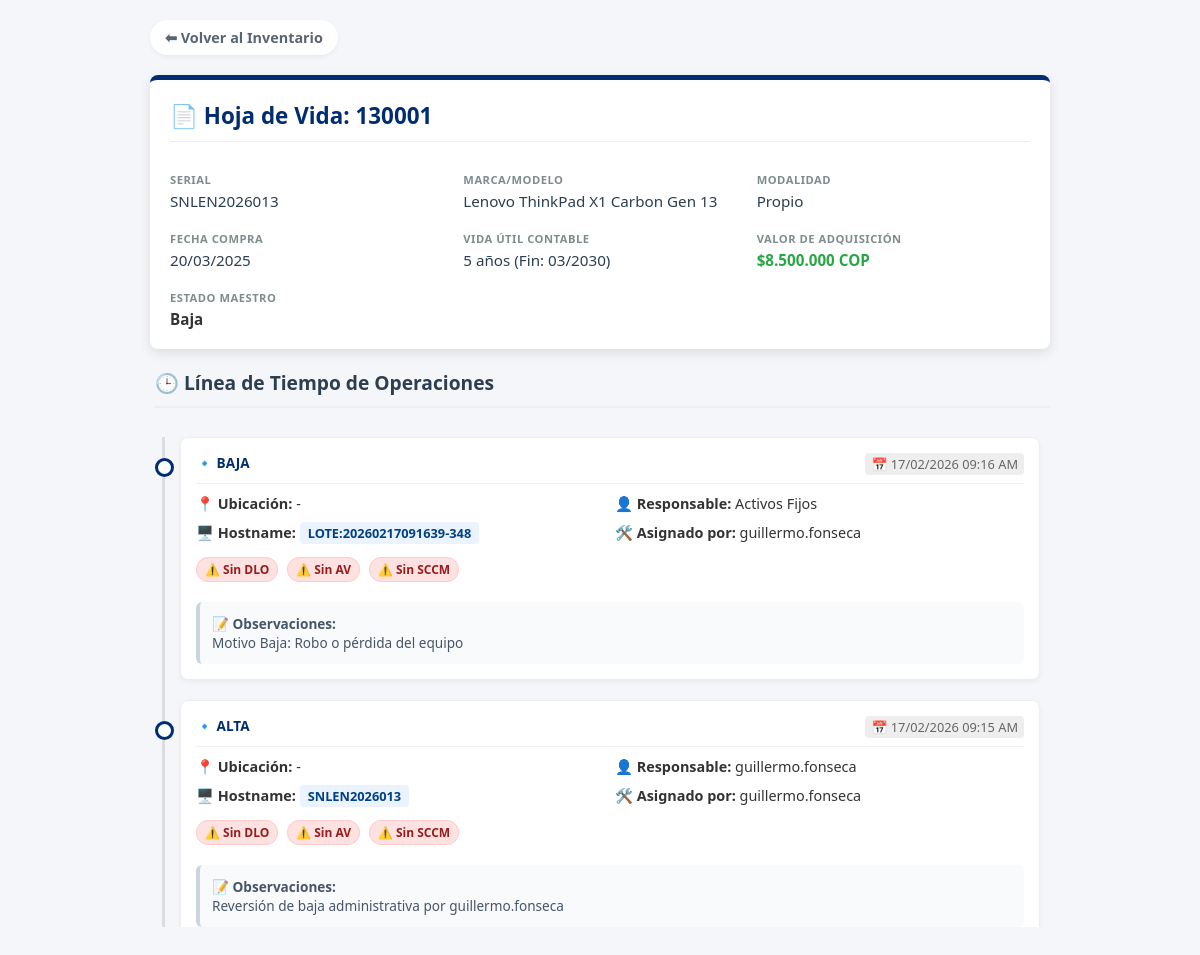
Screenshot of /_historico/historial_V3.php?serial=SNLEN2026013 with the database file from the repository.
### tables this page shows
CREATE TABLE `equipos` (
  `id_equipo` int NOT NULL AUTO_INCREMENT COMMENT 'Identificador único interno (PK)',
  `serial` varchar(30) NOT NULL COMMENT 'Número de serie único de fábrica (UNIQUE). Llave natural para trazabilidad.',
  `placa_ur` varchar(50) NOT NULL COMMENT 'Placa patrimonial Universidad del Rosario (UNIQUE). Código de activo fijo.',
  `marca` varchar(100) DEFAULT NULL COMMENT 'Fabricante del equipo (ej: HP, Lenovo, Dell)',
  `modelo` varchar(150) DEFAULT NULL COMMENT 'Modelo específico del equipo (ej: EliteBook 845 G11)',
  `vida_util` tinyint unsigned NOT NULL DEFAULT '0' COMMENT 'Vida útil en años para depreciación contable (0 = sin definir)',
  `precio` decimal(12,2) NOT NULL DEFAULT '0.00' COMMENT 'Valor de adquisición en USD para control patrimonial',
  `fecha_compra` date NOT NULL COMMENT 'Fecha de adquisición del equipo',
  `modalidad` enum('Propio','Leasing','Proyecto') NOT NULL COMMENT 'Forma de adquisición: Propio=comprado, Leasing=arrendado, Proyecto=financiado por proyecto específico',
  `estado_maestro` enum('Alta','Baja') NOT NULL DEFAULT 'Alta' COMMENT 'Alta=disponible para asignación, Baja=fuera de servicio definitivo.',
  `creado_en` timestamp NULL DEFAULT CURRENT_TIMESTAMP COMMENT 'Timestamp de creación del registro',
  PRIMARY KEY (`id_equipo`),
  UNIQUE KEY `placa_ur` (`placa_ur`),
  UNIQUE KEY `serial` (`serial`),
  KEY `idx_equipos_id_estado` (`id_equipo` DESC,`estado_maestro`)
);

CREATE TABLE `bitacora` (
  `id_evento` int NOT NULL AUTO_INCREMENT COMMENT 'Identificador único del evento (PK)',
  `serial_equipo` varchar(30) NOT NULL COMMENT 'Serial del equipo (FK a equipos.serial). Trazabilidad del activo.',
  `id_lugar` int NOT NULL,
  `hostname` varchar(100) DEFAULT 'PENDIENTE' COMMENT 'Nombre de equipo en red Active Directory. Puede cambiar si hay reimaging.',
  `sede` varchar(150) DEFAULT NULL,
  `ubicacion` varchar(150) DEFAULT NULL,
  `campo_adic1` varchar(255) DEFAULT NULL COMMENT 'Campo adicional flexible para información contextual del evento',
  `desc_evento` varchar(255) NOT NULL COMMENT 'Descripción textual del evento (ej: "Asignación de equipo por renovación")',
  `correo_responsable` varchar(100) NOT NULL COMMENT 'Correo del responsable final del equipo (FK a usuarios_sistema.correo_ldap). DEBE existir en usuarios_sistema.',
  `responsable_secundario` varchar(100) DEFAULT NULL COMMENT 'Correo de responsable secundario opcional (ej: supervisor, co-responsable)',
  `check_sccm` tinyint(1) NOT NULL DEFAULT '0' COMMENT 'Validación: equipo registrado en System Center Configuration Manager (0=No, 1=Sí)',
  `check_dlo` tinyint(1) NOT NULL DEFAULT '0' COMMENT 'Validación: equipo tiene Data Lifecycle Optimizer configurado (0=No, 1=Sí)',
  `check_antivirus` tinyint(1) NOT NULL DEFAULT '0' COMMENT 'Validación: equipo tiene antivirus activo y actualizado (0=No, 1=Sí)',
  `fecha_evento` datetime NOT NULL DEFAULT CURRENT_TIMESTAMP COMMENT 'Timestamp exacto del evento',
  `tipo_evento` enum('Alta','Alistamiento','Asignación','Devolución','Baja','Asignacion_Masiva') NOT NULL COMMENT 'Tipo de movimiento: Alta=ingreso inicial, Alistamiento=preparación técnica, Asignación=entrega a usuario, Devolución=regreso a bodega, Baja=retiro definitivo, Asignacion_Masiva=múltiples equipos simultáneos',
  `tecnico_responsable` varchar(150) DEFAULT NULL COMMENT 'Correo del técnico que registra el evento. Puede ser NULL. No tiene FK para permitir valores como "SYSTEM".',
  PRIMARY KEY (`id_evento`),
  KEY `fk_bitacora_lugar` (`id_lugar`),
  KEY `idx_bitacora_serial_evento` (`serial_equipo`,`id_evento` DESC),
  KEY `idx_bitacora_responsable` (`correo_responsable`),
  CONSTRAINT `fk_bitacora_equipos` FOREIGN KEY (`serial_equipo`) REFERENCES `equipos` (`serial`) ON UPDATE CASCADE,
  CONSTRAINT `fk_bitacora_lugar` FOREIGN KEY (`id_lugar`) REFERENCES `lugares` (`id`)
);

### _historico/historial_V3.php (the view, shortened to what this page needs)
<?php
require_once '../core/db.php';
$serial = $_GET['serial'] ?? null;
try {
    $stmt_eq = $pdo->prepare("SELECT * FROM equipos WHERE serial = ?");
    $stmt_eq->execute([$serial]);
    $equipo = $stmt_eq->fetch(PDO::FETCH_ASSOC);
    $fecha_compra = new DateTime($equipo['fecha_compra']);
    $vida_util_años = (int)$equipo['vida_util'];
    $fecha_fin_vida = clone $fecha_compra;
    $fecha_fin_vida->modify("+$vida_util_años years");
    $stmt_hist = $pdo->prepare("SELECT * FROM bitacora WHERE serial_equipo = ? ORDER BY fecha_evento DESC");
    $stmt_hist->execute([$serial]);
    $historial = $stmt_hist->fetchAll(PDO::FETCH_ASSOC);
} catch (PDOException $e) {
    die("Error técnico: " . $e->getMessage());
}
?>
<!DOCTYPE html>
<html lang="es">
<head>
</head>
<body>
<div class="container">
    <a href="inventario.php" class="btn-back">⬅ Volver al Inventario</a>
    <div class="info-card">
        <h2>📄 Hoja de Vida: <?= htmlspecialchars($equipo['placa_ur']) ?></h2>
        <div class="data-point"><label>Serial</label> <span><?= htmlspecialchars($equipo['serial']) ?></span></div>
        <div class="data-point"><label>Marca/Modelo</label> <span><?= htmlspecialchars($equipo['marca']." ".$equipo['modelo']) ?></span></div>
        <div class="data-point"><label>Modalidad</label> <span><?= htmlspecialchars($equipo['modalidad']) ?></span></div>
        <div class="data-point"><label>Fecha Compra</label> <span><?= date('d/m/Y', strtotime($equipo['fecha_compra'])) ?></span></div>
        <div class="data-point">
            <label>Vida Útil Contable</label>
            <span><?= $vida_util_años ?> años (Fin: <?= $fecha_fin_vida->format('m/Y') ?>)</span>
        </div>
        <div class="data-point">
            <label>Valor de Adquisición</label>
            <span class="price-tag">$<?= number_format($equipo['precio'], 0, ',', '.') ?> COP</span>
        </div>
        <div class="data-point"><label>Estado Maestro</label> <strong><?= $equipo['estado_maestro'] ?></strong></div>
    </div>
    <h3 style="color:#2c3e50; margin-left: 5px; font-size: 1.2rem; border-bottom: 2px solid #eee; padding-bottom: 10px;">
        🕒 Línea de Tiempo de Operaciones
    </h3>
    <div class="timeline-container">
        <div class="timeline">
            <?php foreach ($historial as $ev): ?>
            <div class="event-card">
                <div class="event-header">
                    <span class="event-type">🔹 <?= htmlspecialchars($ev['tipo_evento']) ?></span>
                    <span class="event-date">📅 <?= date('d/m/Y h:i A', strtotime($ev['fecha_evento'])) ?></span>
                </div>
                <div class="event-details">
                    <div><strong>📍 Ubicación:</strong> <?= htmlspecialchars($ev['sede']." - ".$ev['ubicacion']) ?></div>
                    <div><strong>👤 Responsable:</strong> <span style="word-break: break-all;"><?= htmlspecialchars($ev['correo_responsable']) ?></span></div>
                    <div><strong>🖥️ Hostname:</strong> <span class="badge"><?= htmlspecialchars($ev['hostname'] ?? 'N/A') ?></span></div>
                    <div><strong>🛠️ Asignado por:</strong> <?= htmlspecialchars($ev['tecnico_responsable']) ?></div>
                    <div style="grid-column: 1 / -1; margin-top:5px;">
                        <?php if($ev['check_dlo']): ?>
                            <span class="comp-badge comp-ok">✅ DLO OK</span>
                        <?php else: ?>
                            <span class="comp-badge comp-fail">⚠️ Sin DLO</span>
                        <?php endif; ?>
                        <?php if($ev['check_antivirus']): ?>
                            <span class="comp-badge comp-ok">✅ AV OK</span>
                        <?php else: ?>
                            <span class="comp-badge comp-fail">⚠️ Sin AV</span>
                        <?php endif; ?>
                        <?php if($ev['check_sccm']): ?>
                            <span class="comp-badge comp-ok">✅ SCCM OK</span>
                        <?php else: ?>
                            <span class="comp-badge comp-fail">⚠️ Sin SCCM</span>
                        <?php endif; ?>
                    </div>
                    <div class="obs-box">
                        <strong>📝 Observaciones:</strong><br>
                        <?= !empty($ev['desc_evento']) ? nl2br(htmlspecialchars($ev['desc_evento'])) : '<em style="color:#999">Sin detalles registrados.</em>' ?>
                    </div>
                </div>
            </div>
            <?php endforeach; ?>
        </div>
    </div>
</div>
</body>
</html>

### _historico/historial_V3.php (style rules this page uses)
:root { --primary: #002D72; --accent: #ffc107; --bg: #f4f6f9; --success: #28a745; --danger: #dc3545; }
body { font-family: 'Segoe UI', system-ui, sans-serif; background: var(--bg); margin: 0; padding: 20px; color: #333; }
.container { max-width: 900px; margin: 0 auto; }
.btn-back { display: inline-flex; align-items: center; margin-bottom: 20px; text-decoration: none; color: #576574; font-weight: 600; font-size: 0.9rem; background: white; padding: 8px 15px; border-radius: 20px; box-shadow: 0 2px 5px rgba(0,0,0,0.05); }
.info-card { background: white; padding: 20px; border-radius: 8px; box-shadow: 0 4px 12px rgba(0,0,0,0.1); border-top: 5px solid var(--primary); margin-bottom: 20px; display: grid; grid-template-columns: repeat(3, 1fr); gap: 20px; }
.info-card h2 { grid-column: 1 / -1; margin: 0 0 10px 0; color: var(--primary); font-size: 1.4rem; border-bottom: 1px solid #eee; padding-bottom: 10px; }
.data-point { font-size: 0.95rem; }
.data-point label { display: block; color: #7f8c8d; font-weight: bold; font-size: 0.7rem; text-transform: uppercase; letter-spacing: 0.5px; margin-bottom: 4px; }
.data-point span { color: #2c3e50; font-weight: 500; word-break: break-word; }
.price-tag { color: var(--success) !important; font-weight: bold !important; }
.timeline-container { max-height: 500px; overflow-y: auto; padding-right: 10px; scrollbar-width: thin; scrollbar-color: #cbd5e1 #f4f6f9; }
.timeline { position: relative; padding-left: 30px; margin-top: 10px; }
.timeline::before { content: ''; position: absolute; left: 12px; top: 0; bottom: 0; width: 3px; background: #dcdde1; }
.event-card { background: white; padding: 15px; border-radius: 8px; margin-bottom: 20px; position: relative; box-shadow: 0 2px 5px rgba(0,0,0,0.05); border: 1px solid #eee; transition: transform 0.2s; }
.event-card::before { content: ''; position: absolute; left: -26px; top: 20px; width: 13px; height: 13px; background: white; border: 3px solid var(--primary); border-radius: 50%; z-index: 1; }
.event-header { display: flex; justify-content: space-between; align-items: flex-start; margin-bottom: 10px; border-bottom: 1px solid #f0f0f0; padding-bottom: 8px; flex-wrap: wrap; gap: 5px; }
.event-type { font-weight: bold; color: var(--primary); text-transform: uppercase; font-size: 0.85rem; }
.event-date { font-size: 0.8rem; color: #666; background: #eee; padding: 2px 6px; border-radius: 4px; }
.event-details { display: grid; grid-template-columns: 1fr 1fr; gap: 10px; font-size: 0.9rem; }
.badge { background: #ebf3ff; color: #004085; padding: 2px 8px; border-radius: 4px; font-weight: bold; font-size: 0.8rem; }
.comp-badge { font-size: 0.75rem; padding: 3px 8px; border-radius: 12px; font-weight: bold; display: inline-flex; align-items: center; gap: 4px; margin-right: 5px; }
.comp-fail { background: #fee2e2; color: #991b1b; border: 1px solid #fecaca; }
.obs-box { grid-column: 1 / -1; background: #f8fafc; padding: 12px; border-radius: 6px; border-left: 4px solid #cbd5e1; margin-top: 10px; font-size: 0.85rem; color: #475569; }

### rows the page displays
equipos: placa_ur "130001", serial "SNLEN2026013", marca+modelo "Lenovo ThinkPad X1 Carbon Gen 13", modalidad "Propio", fecha_compra "20/03/2025", vida_util "5", $fecha_fin_vida->format('m/Y') "03/2030", precio "8.500.000", estado_maestro "Baja"
bitacora: tipo_evento "BAJA", fecha_evento "17/02/2026 09:16 AM", sede+ubicacion "-", correo_responsable "Activos Fijos", hostname "LOTE:20260217091639-348", tecnico_responsable "guillermo.fonseca", check_dlo "⚠️ Sin DLO", check_antivirus "⚠️ Sin AV", check_sccm "⚠️ Sin SCCM", desc_evento "Motivo Baja: Robo o pérdida del equipo"
bitacora: tipo_evento "ALTA", fecha_evento "17/02/2026 09:15 AM", sede+ubicacion "-", correo_responsable "guillermo.fonseca", hostname "SNLEN2026013", tecnico_responsable "guillermo.fonseca", check_dlo "⚠️ Sin DLO", check_antivirus "⚠️ Sin AV", check_sccm "⚠️ Sin SCCM", desc_evento "Reversión de baja administrativa por guillermo.fonseca"
